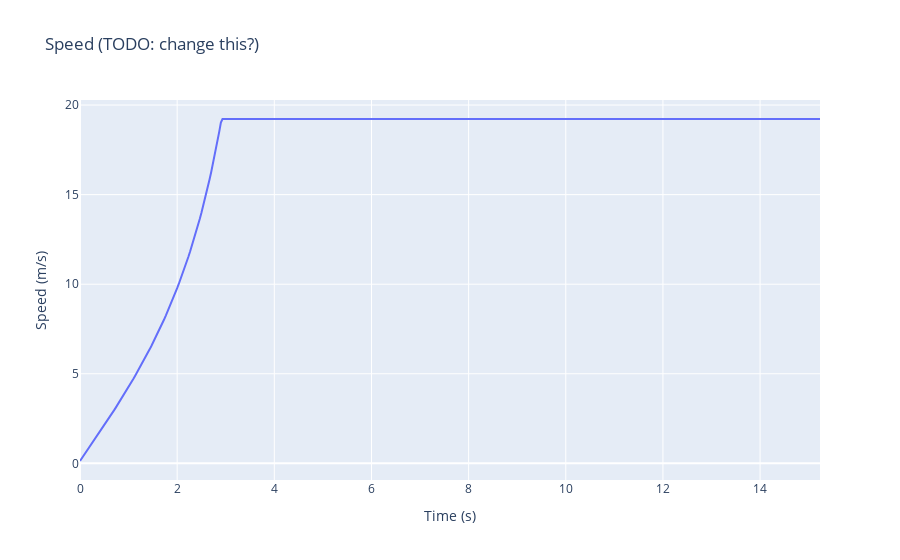

Here is the notebook cell this chart was saved with:
### Code cell
total_frames = last_frame - first_frame # total frames. framerate is 30fps
delta_t = 1/30

velocity: float = 0

x_data = []
y_data = []

def get_acceleration(speed: float):
    air_friction_newton = 0.5 * density_air * speed ** 2 * 0.47 * frontal_area # air friction in newton
    total_friction_newton = ground_friction_newton + air_friction_newton # total friction in newton
    
    return total_friction_newton / weight

accelerating = True

for i in range(total_frames):
    if accelerating:
        acceleration = get_acceleration(velocity) # acceleration in m/s
        velocity += acceleration + delta_t
        if velocity > max_speed:
            velocity = max_speed
            accelerating = False
    
    y_data.append(velocity)
    x_data.append(i*delta_t)
    
graph = go.Scatter(
    x=x_data,
    y=y_data,
    name="Blower speed (TODO: change this)" #todo (legend name)
)

fig = go.Figure(graph)

fig.update_layout(
    title = "Speed (TODO: change this?)", # TODO
    xaxis_title="Time (s)",
    yaxis_title="Speed (m/s)",
)

# tiebe 27-9 - TODO Abel, add legend under graph to show that the blue line is the speed of the blower? 

fig.show()

### Figure 1 — Plotly figure (JSON) as saved in the notebook; plotly's stock layout.template omitted (floating-point values rounded to 4 significant figures; data arrays with more than 128 entries replaced by an {"elided": "..."} marker saying what was removed)
{"data": [{"name": "Blower speed (TODO: change this)", "x": {"elided": "458 float values"}, "y": {"elided": "458 float values"}, "type": "scatter"}], "layout": {"title": {"text": "Speed (TODO: change this?)"}, "xaxis": {"title": {"text": "Time (s)"}}, "yaxis": {"title": {"text": "Speed (m/s)"}}, "legend": {"title": {"text": "Legend"}}}}
